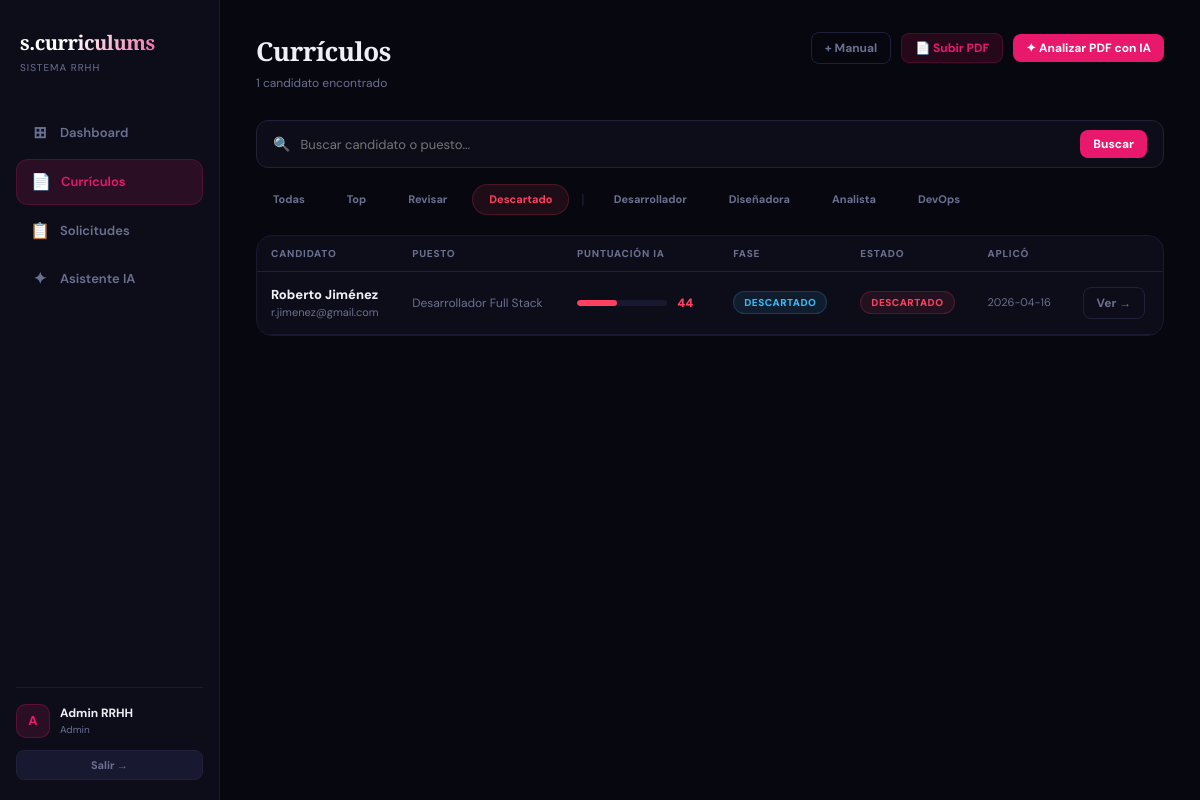
Page /curriculos?status=descartado&pos=&q= (signed in) on the committed database.
### tables this page shows
CREATE TABLE candidates (
        id INTEGER PRIMARY KEY AUTOINCREMENT,
        user_id INTEGER NOT NULL,
        name TEXT NOT NULL,
        position TEXT NOT NULL,
        email TEXT,
        phone TEXT,
        linkedin TEXT,
        location TEXT,
        salary TEXT,
        experience TEXT,
        education TEXT,
        skills TEXT,
        summary TEXT,
        score INTEGER DEFAULT 0,
        status TEXT DEFAULT 'revisar',
        phase TEXT DEFAULT 'Revisión CV',
        notes TEXT DEFAULT '',
        starred INTEGER DEFAULT 0,
        pdf_path TEXT,
        ai_report TEXT,
        applied_date TEXT DEFAULT CURRENT_DATE,
        created_at TEXT DEFAULT CURRENT_TIMESTAMP,
        FOREIGN KEY(user_id) REFERENCES users(id)
    );

### app.py (the view)
@app.route("/curriculos")
@login_required
def curriculos():
    conn = get_db()
    uid = session["user_id"]
    status_filter = request.args.get("status", "todas")
    pos_filter = request.args.get("pos", "")
    search = request.args.get("q", "")
    query = "SELECT * FROM candidates WHERE user_id=?"
    params = [uid]
    if status_filter != "todas":
        query += " AND status=?"
        params.append(status_filter)
    if pos_filter:
        query += " AND position=?"
        params.append(pos_filter)
    if search:
        query += " AND (name LIKE ? OR position LIKE ?)"
        params.extend([f"%{search}%", f"%{search}%"])
    query += " ORDER BY score DESC"
    cvs = conn.execute(query, params).fetchall()
    all_positions = conn.execute("SELECT DISTINCT position FROM candidates WHERE user_id=?", (uid,)).fetchall()
    conn.close()
    return render_template("curriculos.html", cvs=cvs, all_positions=all_positions,
                           status_filter=status_filter, pos_filter=pos_filter, search=search)

### app.py (called while the page is built)
def get_db():
    conn = sqlite3.connect(DB_PATH)
    conn.row_factory = sqlite3.Row
    return conn

def login_required(f):
    @wraps(f)
    def decorated(*args, **kwargs):
        if "user_id" not in session:
            return redirect(url_for("login"))
        return f(*args, **kwargs)
    return decorated

### templates/curriculos.html (shortened to what this page needs)
{% extends "base.html" %}
{% block page_title %}Currículos{% endblock %}
{% block page_sub %}{{ cvs|length }} candidato{% if cvs|length != 1 %}s{% endif %} encontrado{% if cvs|length != 1 %}s{% endif %}{% endblock %}
{% block top_actions %}
  <a href="{{ url_for('add_cv') }}" class="btn btn-muted btn-sm">+ Manual</a>
  <button class="btn btn-ghost btn-sm" onclick="openUploadModal()">📄 Subir PDF</button>
  <button class="btn btn-primary btn-sm" onclick="openAnalyzeModal()">✦ Analizar PDF con IA</button>
{% endblock %}
{% block content %}
<form method="GET" action="{{ url_for('curriculos') }}">
  <div class="search-bar">
    <span class="search-icon">🔍</span>
    <input name="q" value="{{ search }}" placeholder="Buscar candidato o puesto..." autocomplete="off"/>
    <button type="submit" class="btn btn-primary btn-sm">Buscar</button>
  </div>
</form>
<div class="filters">
  {% for f, label, cls in [("todas","Todas","pink"),("top","Top","green"),("revisar","Revisar","yellow"),("descartado","Descartado","red")] %}
    <a href="?status={{ f }}&pos={{ pos_filter }}&q={{ search }}"
       class="filter-pill {% if status_filter == f %}active-{{ cls }}{% endif %}">
      {{ label }}
    </a>
  {% endfor %}
  <span style="color:var(--border2);margin:0 4px">|</span>
  {% for p in all_positions %}
    <a href="?status={{ status_filter }}&pos={{ p.position }}&q={{ search }}"
       class="filter-pill {% if pos_filter == p.position %}active-pink{% endif %}">
      {{ p.position.split(' ')[0] }}
    </a>
  {% endfor %}
</div>
{% if cvs %}
<div class="card" style="padding:0;overflow:hidden">
  <table>
    <thead>
      <tr>
        <th>Candidato</th>
        <th>Puesto</th>
        <th style="min-width:150px">Puntuación IA</th>
        <th>Fase</th>
        <th>Estado</th>
        <th>Aplicó</th>
        <th></th>
      </tr>
    </thead>
    <tbody>
      {% for cv in cvs %}
      <tr>
        <td>
          <div style="font-weight:800">
            {{ cv.name }}
          </div>
          <div style="font-size:11px;color:var(--muted)">{{ cv.email or '—' }}</div>
        </td>
        <td style="color:var(--muted);font-size:12px">{{ cv.position }}</td>
        <td>
          {% set c = "#00C48C" if cv.score >= 80 else "#F5A623" if cv.score >= 60 else "#FF4060" %}
          <div class="score-bar-wrap">
            <div class="score-bar-track">
              <div class="score-bar-fill" style="width:{{ cv.score }}%;background:{{ c }}"></div>
            </div>
            <span class="score-label" style="color:{{ c }}">{{ cv.score }}</span>
          </div>
        </td>
        <td><span class="badge badge-phase">{{ cv.phase }}</span></td>
        <td><span class="badge badge-{{ cv.status }}">{{ cv.status }}</span></td>
        <td style="font-size:11px;color:var(--muted)">{{ cv.applied_date }}</td>
        <td><a href="{{ url_for('cv_detail', cv_id=cv.id) }}" class="btn btn-muted btn-sm">Ver →</a></td>
      </tr>
      {% endfor %}
    </tbody>
  </table>
</div>
{% endif %}
{% endblock %}

### static/css/main.css (style rules this page uses)
:root { --bg: #07070f; --surface: #0d0d1a; --surface2: #111122; --border: #181830; --border2: #20203a; --pink: #E8186D; --pink-dim: #E8186D22; --green: #00C48C; --yellow: #F5A623; --red: #FF4060; --purple: #7B61FF; --blue: #38BDF8; --text: #eef0f6; --muted: #6b7090; --faint: #181830; }
* { margin: 0; padding: 0; box-sizing: border-box; }
body { background: var(--bg); color: var(--text); font-family: 'DM Sans', sans-serif; font-size: 14px; line-height: 1.5; -webkit-font-smoothing: antialiased; }
.card { background: var(--surface); border: 1px solid var(--border); border-radius: 16px; padding: 20px; transition: border-color 0.2s; }
.badge { display: inline-flex; align-items: center; padding: 3px 10px; border-radius: 20px; font-size: 10px; font-weight: 800; letter-spacing: 0.5px; text-transform: uppercase; white-space: nowrap; }
.badge-descartado { background: #FF406018; color: var(--red); border: 1px solid #FF406030; }
.badge-phase { background: #38BDF818; color: var(--blue); border: 1px solid #38BDF830; }
.btn { display: inline-flex; align-items: center; justify-content: center; gap: 6px; padding: 9px 18px; border-radius: 10px; font-size: 13px; font-weight: 700; cursor: pointer; text-decoration: none; border: none; font-family: 'DM Sans', sans-serif; transition: opacity 0.15s, transform 0.1s; white-space: nowrap; }
.btn-primary { background: var(--pink); color: #fff; }
.btn-ghost { background: var(--pink-dim); color: var(--pink); border: 1px solid #E8186D33; }
.btn-muted { background: transparent; color: var(--muted); border: 1px solid var(--border2); }
.btn-sm { padding: 6px 13px; font-size: 12px; border-radius: 8px; }
.score-bar-wrap { display: flex; align-items: center; gap: 10px; }
.score-bar-track { flex: 1; height: 6px; background: var(--faint); border-radius: 10px; overflow: hidden; }
.score-bar-fill { height: 100%; border-radius: 10px; transition: width 0.8s ease; }
.score-label { font-size: 12px; font-weight: 900; min-width: 28px; }
table { width: 100%; border-collapse: collapse; }
th { text-align: left; font-size: 10px; font-weight: 800; color: var(--muted); letter-spacing: 0.8px; text-transform: uppercase; padding: 10px 14px; border-bottom: 1px solid var(--border2); }
td { padding: 13px 14px; border-bottom: 1px solid var(--border); font-size: 13px; color: var(--text); vertical-align: middle; }
.filters { display: flex; gap: 8px; flex-wrap: wrap; margin-bottom: 20px; align-items: center; }
.filter-pill { padding: 6px 16px; border-radius: 20px; font-size: 11px; font-weight: 700; cursor: pointer; border: 1px solid transparent; background: transparent; color: var(--muted); font-family: 'DM Sans', sans-serif; transition: all 0.15s; text-decoration: none; display: inline-block; }
.filter-pill.active-red { background: #FF406018; color: var(--red); border-color: #FF406033; }
.search-bar { display: flex; align-items: center; gap: 10px; background: var(--surface); border: 1px solid var(--border2); border-radius: 12px; padding: 9px 16px; margin-bottom: 16px; }
.search-bar input { background: none; border: none; color: var(--text); font-size: 13px; outline: none; font-family: 'DM Sans', sans-serif; flex: 1; }
.search-icon { color: var(--muted); }

### rows in the picture
candidates: name "Roberto Jiménez", email "r.jimenez@gmail.com", position "Desarrollador Full Stack", score "44", phase "DESCARTADO", status "DESCARTADO", applied_date "2026-04-16"

### other values in the picture
{{ session.get('user_name','U')[0] }} "A"
{{ session.get('user_name','Usuario') }} "Admin RRHH"
{{ session.get('user_role','rrhh') }} "Admin"
{{ cvs|length }} "1"
{{ label }} "Todas" "Top" "Revisar" "Descartado"
{{ p.position.split(' ')[0] }} "Desarrollador" "Diseñadora" "Analista" "DevOps"
